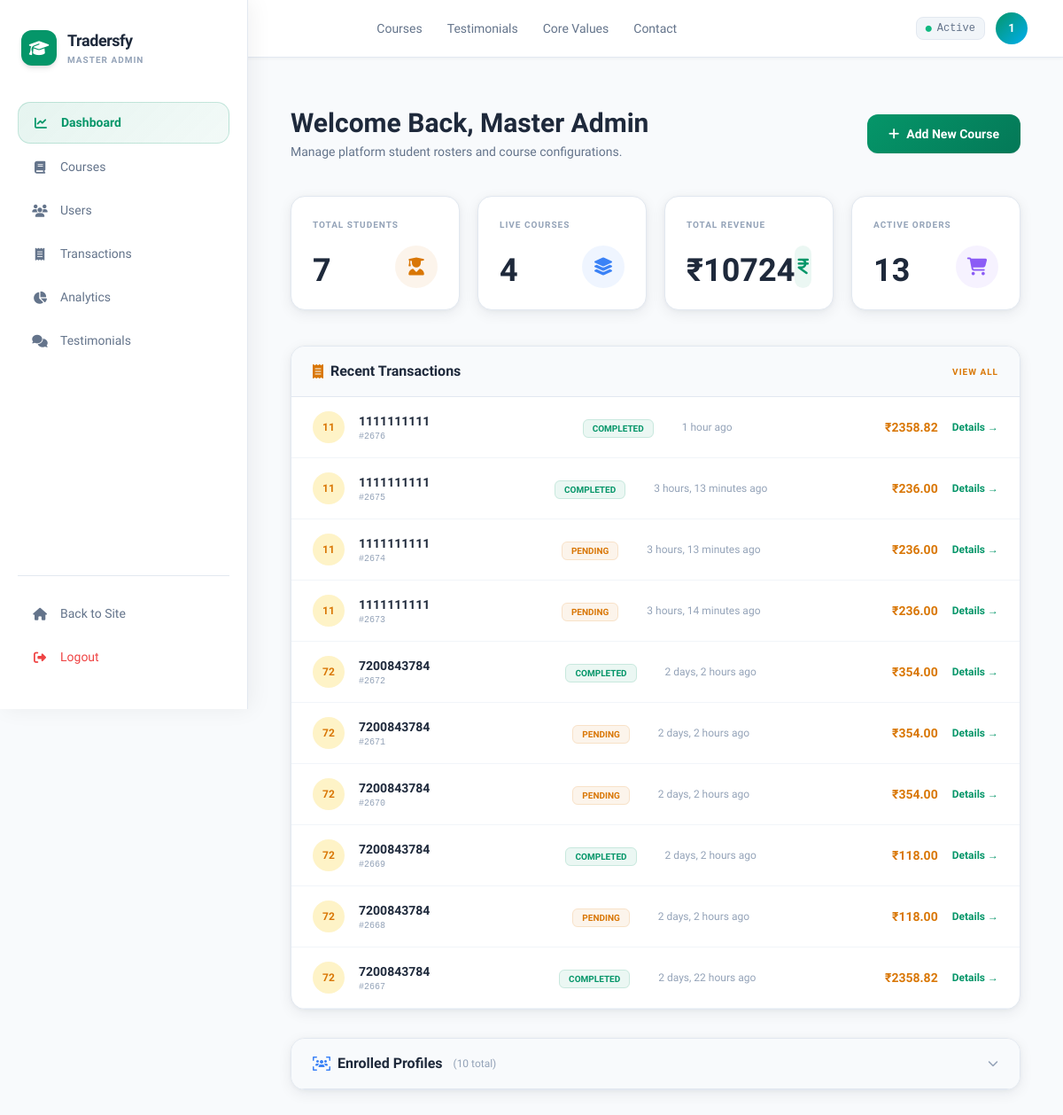
Screenshot of /master/dashboard/ (signed in) with the database file from the repository.
### core/models.py (models this page shows, shortened)
class Order(models.Model):
    PAYMENT_METHODS = [
        ('Razorpay Gateway', 'Razorpay Gateway'),
        ('UPI', 'UPI'),
        ('Credit/Debit Card', 'Credit/Debit Card'),
    ]
    ORDER_STATUS = [
        ('pending', 'Pending'),
        ('completed', 'Completed'),
        ('failed', 'Failed'),
        ('refunded', 'Refunded'),
    ]
    order_id = models.CharField(max_length=20, unique=True, editable=False)
    user = models.ForeignKey(User, on_delete=models.CASCADE, related_name='orders')
    razorpay_order_id = models.CharField(max_length=100, blank=True, null=True)
    razorpay_payment_id = models.CharField(max_length=100, blank=True, null=True)
    razorpay_signature = models.CharField(max_length=255, blank=True, null=True)
    country = models.CharField(max_length=100, default="India")
    state_union_territory = models.CharField(max_length=100, blank=True, null=True)
    gst_number = models.CharField(verbose_name="GSTIN (Optional)", max_length=15, blank=True, null=True)
    payment_method = models.CharField(max_length=50, choices=PAYMENT_METHODS, default='Razorpay Gateway')
    status = models.CharField(max_length=20, choices=ORDER_STATUS, default='pending')
    original_price = models.DecimalField(max_digits=10, decimal_places=2, default=0.00)
    discount = models.DecimalField(max_digits=10, decimal_places=2, default=0.00)
    tax = models.DecimalField(max_digits=10, decimal_places=2, default=0.00)
    fees = models.DecimalField(max_digits=10, decimal_places=2, default=0.00)
    total = models.DecimalField(max_digits=10, decimal_places=2, default=0.00)
    is_completed = models.BooleanField(default=False)
    created_at = models.DateTimeField(default=timezone.now)
    completed_at = models.DateTimeField(null=True, blank=True)
    class Meta:
        verbose_name_plural = "Orders"
        ordering = ['-created_at']

### core/admin_views.py (the view)
# urls.py: path('master/dashboard/', admin_dashboard, name='admin_dashboard'),
@login_required
def admin_dashboard(request):
    if not is_master_admin(request.user):
        messages.error(request, "Unauthorized access")
        return redirect('home')
    stats = get_admin_stats()
    recent_orders = Order.objects.select_related('user').order_by('-created_at')[:10]
    profiles = Profile.objects.select_related('user').all()
    context = {
        'stats': stats,
        'recent_orders': recent_orders,
        'profiles': profiles,
    }
    return render(request, 'core/admin/dashboard.html', context)

### core/admin_views.py (called while the page is built)
def is_master_admin(user):
    return user.username == '1111111111' and user.is_superuser

def get_admin_stats():
    return {
        'total_users': User.objects.filter(is_staff=False).count(),
        'total_courses': Course.objects.count(),
        'total_orders': Order.objects.count(),
        'completed_orders': Order.objects.filter(is_completed=True).count(),
        'total_revenue': Order.objects.filter(is_completed=True).aggregate(Sum('total'))['total__sum'] or Decimal('0.00'),
        'pending_orders': Order.objects.filter(status='pending').count(),
    }

### core/templates/core/admin/dashboard.html (shortened to what this page needs)
{% extends 'core/admin/admin_base.html' %}
{% block admin_content %}
<div class="flex justify-between items-center mb-10">
    <div>
        <h1 class="text-3xl font-black mb-1" style="color:#1e293b;">Welcome Back, Master Admin</h1>
        <p class="text-sm" style="color:#64748b;">Manage platform student rosters and course configurations.</p>
    </div>
    <a href="{% url 'admin_add_course' %}" class="btn-primary font-bold px-6 py-3 rounded-xl text-sm flex items-center gap-2 shadow-sm">
        <i class="fa-solid fa-plus"></i> Add New Course
    </a>
</div>
<div class="grid grid-cols-1 md:grid-cols-2 lg:grid-cols-4 gap-5 mb-10">
    <div class="glass p-6 rounded-2xl">
        <div class="text-[10px] font-black uppercase tracking-widest mb-4" style="color:#94a3b8;">Total Students</div>
        <div class="flex items-end justify-between">
            <div class="text-4xl font-black" style="color:#1e293b;">{{ stats.total_users }}</div>
            <div class="w-12 h-12 rounded-full flex items-center justify-center" style="background:rgba(217,119,6,0.08); color:#d97706;">
                <i class="fa-solid fa-user-graduate text-xl"></i>
            </div>
        </div>
    </div>
    <div class="glass p-6 rounded-2xl">
        <div class="text-[10px] font-black uppercase tracking-widest mb-4" style="color:#94a3b8;">Live Courses</div>
        <div class="flex items-end justify-between">
            <div class="text-4xl font-black" style="color:#1e293b;">{{ stats.total_courses }}</div>
            <div class="w-12 h-12 rounded-full flex items-center justify-center" style="background:rgba(59,130,246,0.08); color:#3b82f6;">
                <i class="fa-solid fa-layer-group text-xl"></i>
            </div>
        </div>
    </div>
    <div class="glass p-6 rounded-2xl">
        <div class="text-[10px] font-black uppercase tracking-widest mb-4" style="color:#94a3b8;">Total Revenue</div>
        <div class="flex items-end justify-between">
            <div class="text-4xl font-black" style="color:#1e293b;">₹{{ stats.total_revenue|floatformat:0 }}</div>
            <div class="w-12 h-12 rounded-full flex items-center justify-center" style="background:rgba(5,150,105,0.08); color:#059669;">
                <i class="fa-solid fa-indian-rupee-sign text-xl"></i>
            </div>
        </div>
    </div>
    <div class="glass p-6 rounded-2xl">
        <div class="text-[10px] font-black uppercase tracking-widest mb-4" style="color:#94a3b8;">Active Orders</div>
        <div class="flex items-end justify-between">
            <div class="text-4xl font-black" style="color:#1e293b;">{{ stats.completed_orders }}</div>
            <div class="w-12 h-12 rounded-full flex items-center justify-center" style="background:rgba(139,92,246,0.08); color:#8b5cf6;">
                <i class="fa-solid fa-cart-shopping text-xl"></i>
            </div>
        </div>
    </div>
</div>
<div class="glass rounded-2xl overflow-hidden mb-8">
    <div class="px-6 py-4 flex items-center justify-between" style="border-bottom:1px solid #e2e8f0; background:#f8fafc;">
        <h3 class="font-bold flex items-center gap-2" style="color:#1e293b;">
            <i class="fa-solid fa-receipt" style="color:#d97706;"></i> Recent Transactions
        </h3>
        <a href="{% url 'admin_transactions' %}" class="text-[10px] font-bold uppercase tracking-widest transition hover:text-amber-600" style="color:#d97706;">View All</a>
    </div>
    <div>
        {% for order in recent_orders %}
        <div class="flex items-center justify-between px-6 py-4 transition"
             style="border-bottom:1px solid #f1f5f9;"
             onmouseover="this.style.background='#fafafa';" onmouseout="this.style.background='';">
            <div class="flex items-center gap-4">
                <div class="w-9 h-9 rounded-full flex items-center justify-center text-xs font-bold flex-shrink-0"
                     style="background:#fef3c7; color:#d97706;">
                    {{ order.user.username|slice:":2"|upper }}
                </div>
                <div>
                    <div class="text-sm font-bold" style="color:#1e293b;">{{ order.user.username }}</div>
                    <div class="text-[10px] font-mono" style="color:#94a3b8;">{{ order.order_id }}</div>
                </div>
            </div>
            <div class="hidden md:flex items-center gap-8">
                <div>
                    <span class="px-2.5 py-1 rounded-md text-[10px] font-bold uppercase
                        {% if order.status == 'completed' %}
                            " style="background:rgba(5,150,105,0.08); color:#059669; border:1px solid rgba(5,150,105,0.15);">
                        {% elif order.status == 'pending' %}
                            " style="background:rgba(217,119,6,0.08); color:#d97706; border:1px solid rgba(217,119,6,0.15);">
                        {% else %}
                            " style="background:rgba(239,68,68,0.08); color:#ef4444; border:1px solid rgba(239,68,68,0.15);">
                        {% endif %}
                        {{ order.status }}
                    </span>
                </div>
                <div class="text-xs" style="color:#94a3b8;">{{ order.created_at|timesince }} ago</div>
            </div>
            <div class="flex items-center gap-4">
                <div class="text-sm font-black" style="color:#d97706;">₹{{ order.total }}</div>
                <a href="{% url 'admin_transaction_detail' order.id %}"
                   class="text-xs font-bold transition"
                   style="color:#059669;"
                   onmouseover="this.style.color='#047857';" onmouseout="this.style.color='#059669';">
                    Details →
                </a>
            </div>
        </div>
        {% empty %}
        <div class="py-16 text-center text-sm" style="color:#94a3b8;">No recent transactions.</div>
        {% endfor %}
    </div>
</div>
<div class="glass rounded-2xl overflow-hidden">
    <div class="px-6 py-4 flex items-center justify-between cursor-pointer select-none"
         style="border-bottom:1px solid #e2e8f0; background:#f8fafc;"
         onclick="toggleProfiles()">
        <h3 class="font-bold flex items-center gap-2" style="color:#1e293b;">
            <i class="fa-solid fa-users-viewfinder" style="color:#3b82f6;"></i> Enrolled Profiles
            <span class="text-xs font-normal ml-1" style="color:#94a3b8;">({{ profiles|length }} total)</span>
        </h3>
        <i id="profilesChevron" class="fa-solid fa-chevron-down text-xs transition-transform" style="color:#94a3b8;"></i>
    </div>
</div>
{% endblock %}

### core/templates/core/base.html (shortened to what this page needs)
<!DOCTYPE html>
<html lang="en">
<head>
    <script src="https://cdn.tailwindcss.com"></script>
    <link rel="stylesheet" href="https://cdnjs.cloudflare.com/ajax/libs/font-awesome/6.4.0/css/all.min.css">
</head>
<body class="antialiased">
    {% block show_navbar %}
    <nav class="site-nav">
        <div class="max-w-7xl mx-auto px-6 md:px-10 flex items-center justify-between h-16">
            <a href="{% url 'home' %}" class="flex items-center gap-2.5 flex-shrink-0">
                <div class="bg-emerald-600 w-8 h-8 rounded-lg flex items-center justify-center shadow-sm">
                </div>
                <span class="text-lg font-black tracking-tight" style="color:#1e293b;">
                    Traders<span class="text-emerald-600">fy</span>
                </span>
            </a>
            <div class="hidden md:flex items-center gap-7">
                <a href="{% url 'course_catalog' %}"
                   class="text-sm font-medium transition hover:text-emerald-600" style="color:#64748b;">Courses</a>
                <a href="{% url 'home' %}#testimonials"
                   class="text-sm font-medium transition hover:text-emerald-600" style="color:#64748b;">Testimonials</a>
                <a href="{% url 'home' %}#values"
                   class="text-sm font-medium transition hover:text-emerald-600" style="color:#64748b;">Core Values</a>
                <a href="{% url 'home' %}#contact"
                   class="text-sm font-medium transition hover:text-emerald-600" style="color:#64748b;">Contact</a>
            </div>
            <div class="flex items-center gap-3">
                {% if user.is_authenticated %}
                    <span class="hidden sm:flex text-xs border rounded-lg font-mono px-2.5 py-1 items-center gap-1.5"
                          style="background:#f1f5f9; border-color:#e2e8f0; color:#64748b;">
                        <i class="fa-solid fa-circle text-emerald-500 text-[7px]"></i>Active
                    </span>
                    <div class="relative" id="avatarWrap">
                        <button class="avatar-btn" id="avatarBtn"
                                onclick="toggleDropdown()"
                                aria-haspopup="true" aria-expanded="false"
                                aria-label="Open profile menu">
                            {{ user.username|first|upper }}
                        </button>
                    </div>
                {% endif %}
            </div>
        </div>
    </nav>
    {% endblock %}
    {% block content %}{% endblock %}
</body>
</html>

### core/templates/core/base.html (style rules this page uses)
:root { --page-bg: #f8fafc; --card-bg: #ffffff; --card-bg-alt: #f1f5f9; --border-light: #e2e8f0; --text-primary: #1e293b; --text-muted: #64748b; --text-faint: #94a3b8; --accent: #00AEEF; --accent-hover: #0099d4; --accent-green: #059669; --shadow-sm: 0 1px 3px rgba(15,23,42,.06), 0 1px 2px rgba(15,23,42,.04); --shadow-card: 0 4px 16px rgba(15,23,42,.07), 0 1px 4px rgba(15,23,42,.04); }
body { background-color: var(--page-bg); color: var(--text-primary); font-family: 'Plus Jakarta Sans', sans-serif; min-height: 100vh; }
.glass { background: rgba(255,255,255,0.88); backdrop-filter: blur(12px); border: 1px solid rgba(226,232,240,0.8); box-shadow: var(--shadow-card); }
.btn-primary { background: linear-gradient(135deg, #059669 0%, #047857 100%); color: #ffffff; transition: all 0.3s cubic-bezier(0.4,0,0.2,1); display: inline-flex; align-items: center; justify-content: center; }
.site-nav { background: rgba(255,255,255,0.92); backdrop-filter: blur(12px); border-bottom: 1px solid #e2e8f0; box-shadow: 0 1px 4px rgba(15,23,42,.05); position: sticky; top: 0; z-index: 50; width: 100%; }
.avatar-btn { width: 36px; height: 36px; border-radius: 50%; background: linear-gradient(135deg, #059669, #00AEEF); color: #fff; font-size: 13px; font-weight: 800; display: flex; align-items: center; justify-content: center; cursor: pointer; border: none; flex-shrink: 0; transition: box-shadow 0.15s; }

### core/templates/core/admin/admin_base.html (style rules this page uses)
:root { --sidebar-width: 280px; --accent-primary: #059669; --accent-cyan: #00AEEF; --bg-page: #f8fafc; --card-bg: #ffffff; --card-bg-alt: #f1f5f9; --border-light: #e2e8f0; --text-primary: #1e293b; --text-muted: #64748b; --text-faint: #94a3b8; --shadow-card: 0 4px 16px rgba(15,23,42,.07), 0 1px 4px rgba(15,23,42,.04); --shadow-sidebar: 4px 0 24px rgba(15,23,42,.06); }
body { background-color: var(--bg-page); color: var(--text-primary); overflow-x: hidden; margin: 0; padding: 0; }
.glass { background: var(--card-bg); border: 1px solid var(--border-light); box-shadow: var(--shadow-card); backdrop-filter: none; }
.btn-primary { background: linear-gradient(135deg, #059669 0%, #047857 100%); color: #ffffff !important; display: inline-flex; align-items: center; justify-content: center; transition: all 0.2s ease; }

### rows the page displays
Order: user.username "11", user.username "1111111111", order_id "#2676", status "COMPLETED", created_at "1 hour", total "2358.82"
Order: user.username "11", user.username "1111111111", order_id "#2675", status "COMPLETED", created_at "3 hours, 13 minutes", total "236.00"
Order: user.username "11", user.username "1111111111", order_id "#2674", status "PENDING", created_at "3 hours, 13 minutes", total "236.00"
Order: user.username "11", user.username "1111111111", order_id "#2673", status "PENDING", created_at "3 hours, 14 minutes", total "236.00"
Order: user.username "72", user.username "7200843784", order_id "#2672", status "COMPLETED", created_at "2 days, 2 hours", total "354.00"
Order: user.username "72", user.username "7200843784", order_id "#2671", status "PENDING", created_at "2 days, 2 hours", total "354.00"
Order: user.username "72", user.username "7200843784", order_id "#2670", status "PENDING", created_at "2 days, 2 hours", total "354.00"
Order: user.username "72", user.username "7200843784", order_id "#2669", status "COMPLETED", created_at "2 days, 2 hours", total "118.00"
Order: user.username "72", user.username "7200843784", order_id "#2668", status "PENDING", created_at "2 days, 2 hours", total "118.00"
Order: user.username "72", user.username "7200843784", order_id "#2667", status "COMPLETED", created_at "2 days, 22 hours", total "2358.82"

### other values shown
{{ user.username|first|upper }} "1"
{{ stats.total_users }} "7"
{{ stats.total_courses }} "4"
{{ stats.total_revenue|floatformat:0 }} "10724"
{{ stats.completed_orders }} "13"
{{ profiles|length }} "10"
